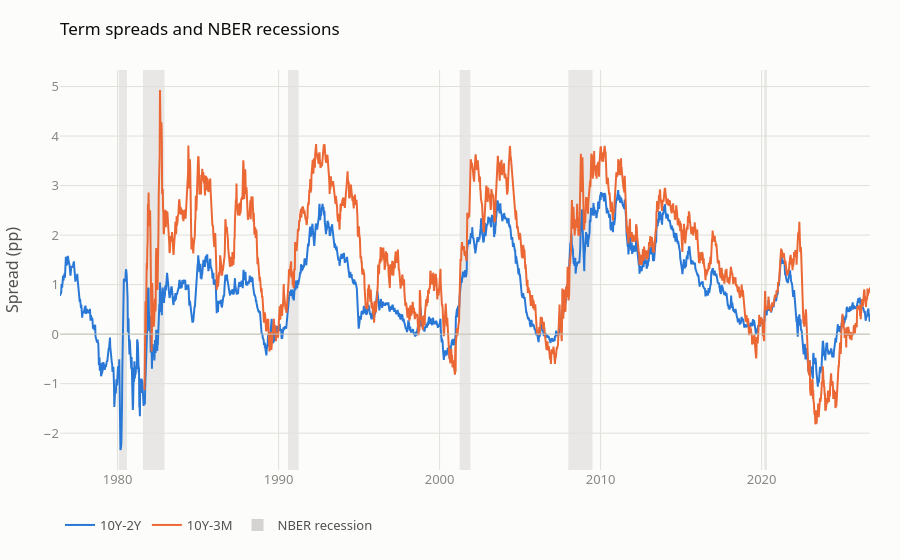

The code cell stored with this chart in its notebook:
### Markdown cell above
## Spreads and inversions

The term spread is the long yield minus the short yield, in percentage points; negative means the curve is **inverted**. Two spreads are standard:

- **10Y–2Y**, the most quoted market measure (data from 1976);
- **10Y–3M**, the one the New York Fed's recession model uses (data from 1981).

Gray bands are NBER recessions.

### Code cell
SPREADS = {
    "10Y-2Y": spreads.spread(yields, "10Y", "2Y"),
    "10Y-3M": spreads.spread(yields, "10Y", "3M"),
}
recessions = spreads.recession_periods()
# Weekly closes: daily detail is invisible over 50 years and bloats the notebook.
plots.spread_chart(
    SPREADS, recessions, title="Term spreads and NBER recessions", freq="W-FRI"
)

### Figure 1 — Plotly figure (JSON) as saved in the notebook; plotly's stock layout.template omitted (floating-point values rounded to 4 significant figures; data arrays with more than 128 entries replaced by an {"elided": "..."} marker saying what was removed)
{"data": [{"hovertemplate": "%{y:.2f} pp", "line": {"width": 2}, "mode": "lines", "name": "10Y-2Y", "type": "scatter", "x": {"elided": "2626 str values"}, "y": {"elided": "2626 float values"}}, {"hovertemplate": "%{y:.2f} pp", "line": {"width": 2}, "mode": "lines", "name": "10Y-3M", "type": "scatter", "x": {"elided": "2352 str values"}, "y": {"elided": "2352 float values"}}, {"hoverinfo": "skip", "marker": {"color": "#898781", "opacity": 0.35, "size": 12, "symbol": "square"}, "mode": "markers", "name": "NBER recession", "type": "scatter", "x": [null], "y": [null]}], "layout": {"hovermode": "x unified", "legend": {"orientation": "h", "x": 0, "y": -0.1, "yanchor": "top"}, "margin": {"b": 90}, "shapes": [{"fillcolor": "#898781", "layer": "below", "line": {"width": 0}, "opacity": 0.18, "type": "rect", "x0": "1980-02-01T00:00:00", "x1": "1980-07-31T00:00:00", "xref": "x", "y0": 0, "y1": 1, "yref": "y domain"}, {"fillcolor": "#898781", "layer": "below", "line": {"width": 0}, "opacity": 0.18, "type": "rect", "x0": "1981-08-01T00:00:00", "x1": "1982-11-30T00:00:00", "xref": "x", "y0": 0, "y1": 1, "yref": "y domain"}, {"fillcolor": "#898781", "layer": "below", "line": {"width": 0}, "opacity": 0.18, "type": "rect", "x0": "1990-08-01T00:00:00", "x1": "1991-03-31T00:00:00", "xref": "x", "y0": 0, "y1": 1, "yref": "y domain"}, {"fillcolor": "#898781", "layer": "below", "line": {"width": 0}, "opacity": 0.18, "type": "rect", "x0": "2001-04-01T00:00:00", "x1": "2001-11-30T00:00:00", "xref": "x", "y0": 0, "y1": 1, "yref": "y domain"}, {"fillcolor": "#898781", "layer": "below", "line": {"width": 0}, "opacity": 0.18, "type": "rect", "x0": "2008-01-01T00:00:00", "x1": "2009-06-30T00:00:00", "xref": "x", "y0": 0, "y1": 1, "yref": "y domain"}, {"fillcolor": "#898781", "layer": "below", "line": {"width": 0}, "opacity": 0.18, "type": "rect", "x0": "2020-03-01T00:00:00", "x1": "2020-04-30T00:00:00", "xref": "x", "y0": 0, "y1": 1, "yref": "y domain"}, {"line": {"color": "#c3c2b7", "width": 1}, "type": "line", "x0": 0, "x1": 1, "xref": "x domain", "y0": 0, "y1": 0, "yref": "y"}], "title": {"text": "Term spreads and NBER recessions"}, "xaxis": {"title": {}}, "yaxis": {"title": {"text": "Spread (pp)"}}}}
